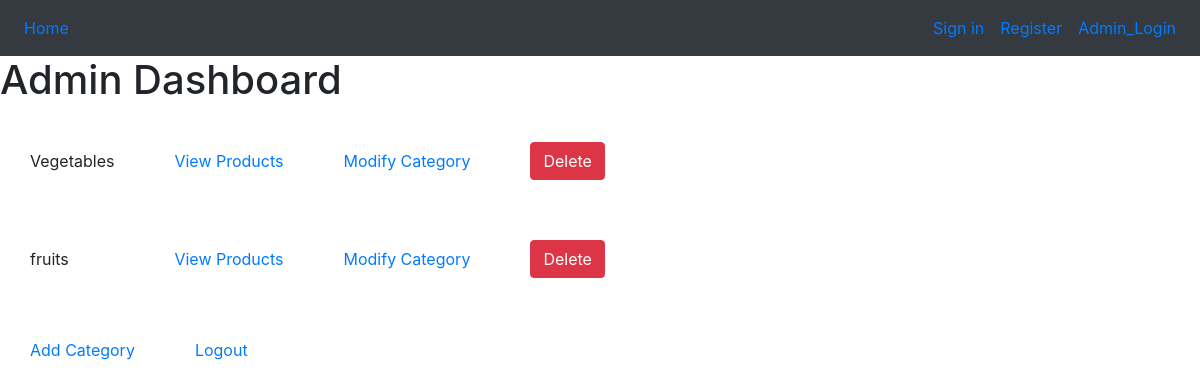
/admin_dashboard (signed in), run on an earlier commit of the app's database.
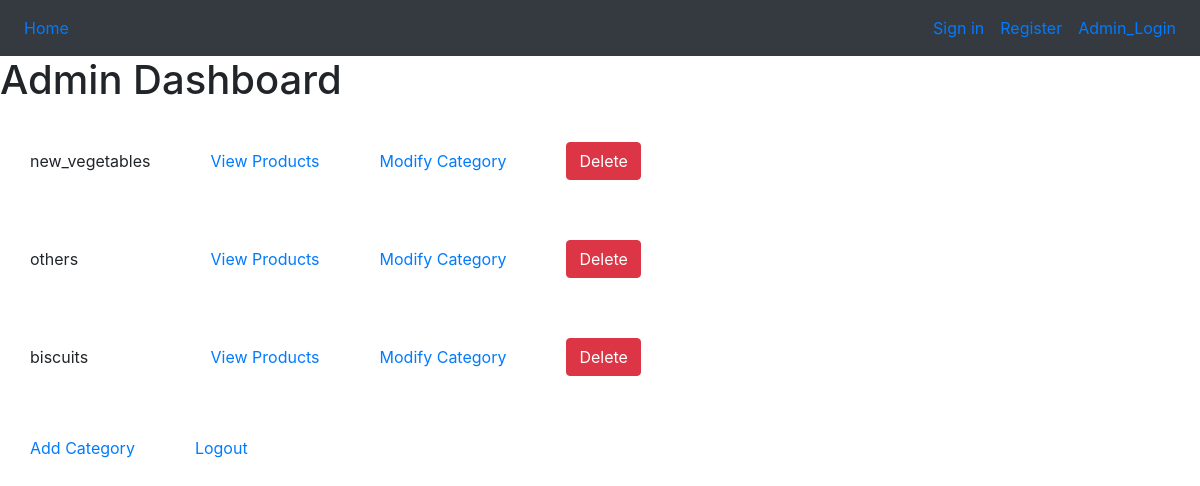
And on a later commit of the database.
### tables this page shows
CREATE TABLE "categories" (
	"categoryId"	INTEGER,
	"name"	TEXT,
	PRIMARY KEY("categoryId")
);

### app.py (the view)
@app.route('/admin_dashboard')
def admin_dashboard():
    if 'admin' not in session:
        return redirect(url_for('admin_login'))
    conn = sqlite3.connect('database.db')
    cursor = conn.cursor()
    cursor.execute("SELECT * FROM categories")
    categories = cursor.fetchall()
    conn.close()
    return render_template('admin_dashboard.html', categories=categories)

### templates/admin_dashboard.html (shortened to what this page needs)
{% extends "header.html" %}
{% block body %}
  <h1>Admin Dashboard</h1>
  <table class="category-table">
    <tbody>
      {% for category in categories %}
        <tr>
          <td>{{ category[1] }}</td>
          <td><a href="{{ url_for('admin_view_products', category_id=category[0]) }}">View Products</a></td>
          <td><a href="{{ url_for('modify_category', category_id=category[0]) }}">Modify Category</a></td>
          <td><form action="{{ url_for('delete_category', category_id=category[0]) }}" method="post" onsubmit="return confirm('Are you sure you want to delete this category?');">
            <button type="submit" class="btn btn-danger">Delete</button>
          </form></td>
        </tr>
      {% endfor %}
    </tbody>
  </table>
  <table>
    <td><a href="{{ url_for('add_category') }}">Add Category</a></td>
  <td><a href="{{ url_for('admin_logout') }}">Logout</a></td>
  </table>
</body>
</html>
{% endblock %}

What changed in the data, as far as the page shows it:
removed categories: name "fruits"
changed categories: name "Vegetables" → "new_vegetables"
added categories: name "others"
added categories: name "biscuits"
